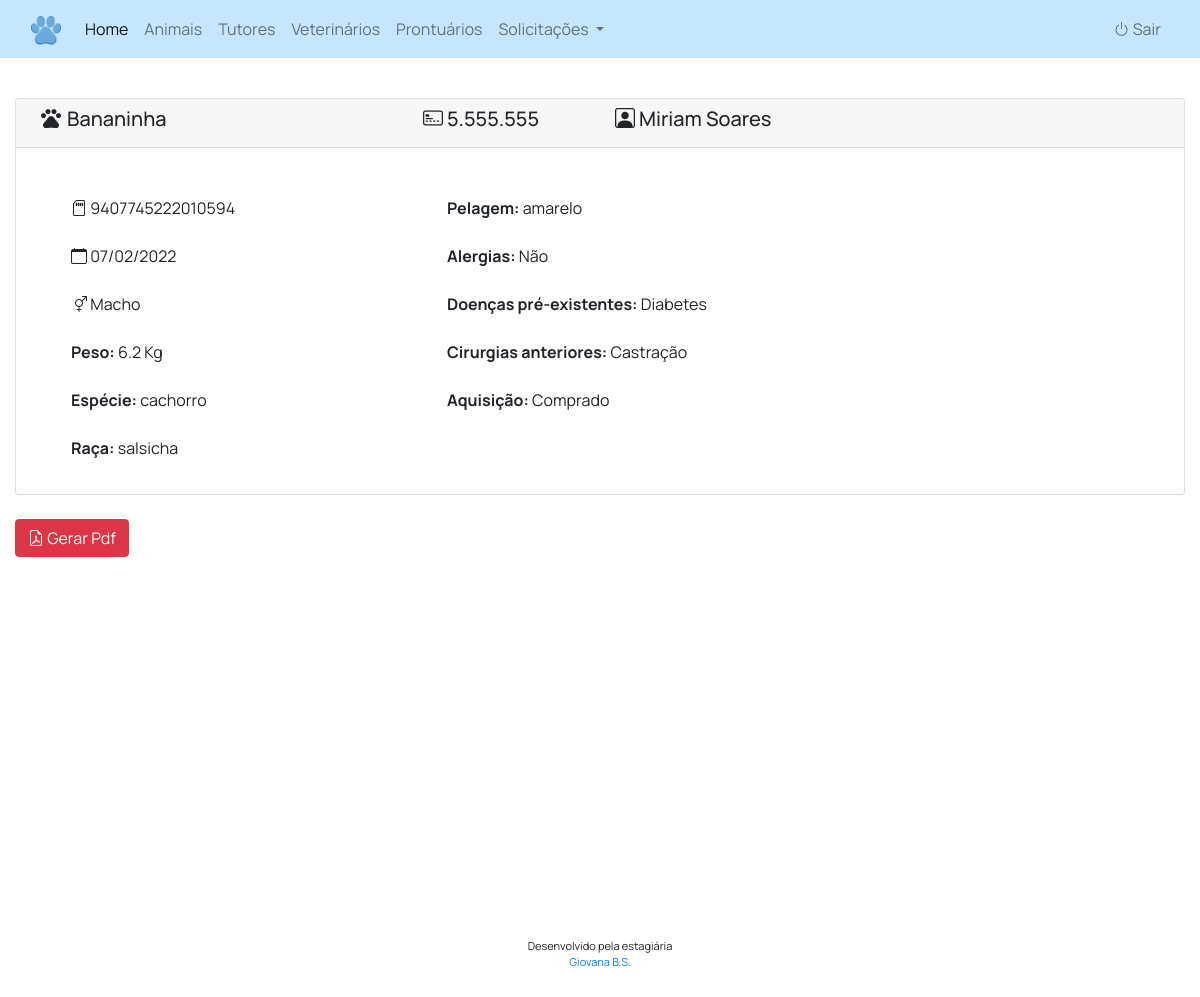
The page /index.php?controle=animalController&metodo=buscar_animal&id=59 (signed in) on the database its author committed.
### tables this page shows
CREATE TABLE `animais` (
  `id_animal` int NOT NULL AUTO_INCREMENT,
  `rga` varchar(45) DEFAULT NULL,
  `chip` varchar(45) DEFAULT NULL,
  `nome` varchar(45) NOT NULL,
  `datan` date DEFAULT NULL,
  `sexo` varchar(10) DEFAULT NULL,
  `alergias` varchar(200) DEFAULT NULL,
  `doencas` varchar(400) DEFAULT NULL,
  `cirurgias` varchar(300) DEFAULT NULL,
  `peso` varchar(6) DEFAULT NULL,
  `especie` varchar(45) NOT NULL,
  `raca` varchar(45) NOT NULL,
  `pelagem` varchar(45) NOT NULL,
  `aquisicao` varchar(45) DEFAULT NULL,
  `id_tutor` int DEFAULT NULL,
  `statusan` varchar(45) DEFAULT NULL,
  PRIMARY KEY (`id_animal`),
  KEY `fk_id_tutor` (`id_tutor`),
  CONSTRAINT `fk_id_tutor` FOREIGN KEY (`id_tutor`) REFERENCES `tutores` (`id_tutor`)
);

CREATE TABLE `tutores` (
  `id_tutor` int NOT NULL AUTO_INCREMENT,
  `nome` varchar(70) NOT NULL,
  `sobrenome` varchar(70) NOT NULL,
  `rg` varchar(12) DEFAULT NULL,
  `cpf` varchar(14) DEFAULT NULL,
  `cep` varchar(10) DEFAULT NULL,
  `logradouro` varchar(100) DEFAULT NULL,
  `numero` varchar(10) DEFAULT NULL,
  `bairro` varchar(45) DEFAULT NULL,
  `telefone1` varchar(20) NOT NULL,
  `telefone2` varchar(20) DEFAULT NULL,
  PRIMARY KEY (`id_tutor`)
);

### src/Models/Conexao.php (called while the page is built, shortened)
<?php
    abstract class Conexao
    {
        public function __construct(protected $db = null)
        {
            $parametros = "mysql:host=localhost;dbname=sistema-vet;charset=utf8mb4";
            try
            {
                $this->db = new PDO($parametros, "root", "Awdg075t-oP");
            }
            catch(PDOException $e)
            {
                echo $e->getCode();
				echo $e->getMessage();
				echo "Problema na abertura de conexão com o banco de dados";
            }
        }
    }

### src/DAOs/animalDAO.php (called while the page is built, shortened)
<?php
    class animalDAO extends Conexao
    {
        public function buscar_animal($animal)
        {
            $sql = "SELECT animais.*,
                           tutores.nome AS nome_tutor,
                           tutores.sobrenome
                    FROM animais
                    JOIN tutores ON animais.id_tutor = tutores.id_tutor
                    WHERE animais.id_animal = ?";
            try
            {
                $stm = $this->db->prepare($sql);
                $stm->bindValue(1, $animal->getId());
                $stm->execute();
                return $stm->fetchAll(PDO::FETCH_OBJ);
            }
            catch(PDOException $e)
            {
                echo "Problema ao buscar animal: " . $e->getMessage();
                return null;
            }
        }
    }

### src/Models/Animal.php (called while the page is built, shortened)
<?php
    class Animal
    {
        public function getId()
        {
            return $this->id_animal;
        }
    }

### Views/animal/perfil-animal.php (the view, shortened to what this page needs)
<?php require_once ROOT_PATH . '/views/cabecalho.php'; ?>
<div class="content">
    <div class="container">
        <div class="card">
            <?php if (is_array($retorno) || is_object($retorno)): ?>
                <?php foreach($retorno as $dado): ?>
                    <div class="card-header mb-3 row card-header-prontuario">
                        <h5 class="col-md-4">
                            <span class="material-symbols-outlined" style="vertical-align: middle; margin-top: -5px;">pets</span>
                            <?= $dado->nome ?>
                        </h5>
                        <h5 class="col-md-2">
                            <i class="bi bi-credit-card-2-front"></i>
                            <?= $dado->rga ?>
                        </h5>
                        <h5 class="col-md-4">
                            <i class="bi bi-person-square"></i>
                            <?= $dado->nome_tutor ?>&nbsp;<?= $dado->sobrenome ?>
                        </h5>
                    </div>
                    <div class="card-body">
                        <ul class="list-group list-group-flush">
                            <div class="mb-3 row">
                                <div class="col-md-4">
                                    <li class="list-group-item">
                                        <i class="bi bi-sd-card"></i>
                                        <?= $dado->chip ?>
                                    </li>
                                    <li class="list-group-item">
                                        <i class="bi bi-calendar"></i>
                                        <?php
                                            $date = new DateTime($dado->datan);
                                            echo $date->format('d/m/Y');
                                        ?>
                                    </li>
                                    <li class="list-group-item">
                                        <i class="bi bi-gender-ambiguous"></i>
                                        <?= $dado->sexo ?>
                                    </li>
                                    <li class="list-group-item">
                                        <strong>Peso: </strong>
                                        <?= $dado->peso ?>
                                        Kg
                                    </li>
                                    <li class="list-group-item">
                                        <strong>Espécie: </strong>
                                        <?= $dado->especie ?>
                                    </li>
                                    <li class="list-group-item">
                                        <strong>Raça: </strong>
                                        <?= $dado->raca ?>
                                    </li>
                                </div>
                                <div class="col-md-4">
                                    <li class="list-group-item">
                                        <strong>Pelagem: </strong>
                                        <?= $dado->pelagem ?>
                                    </li>
                                    <li class="list-group-item">
                                        <strong>Alergias: </strong>
                                        <?= $dado->alergias ?>
                                    </li>
                                    <li class="list-group-item">
                                        <strong>Doenças pré-existentes:  </strong>
                                        <?= $dado->doencas ?>
                                    </li>
                                    <li class="list-group-item">
                                        <strong>Cirurgias anteriores: </strong>
                                        <?= $dado->cirurgias ?>
                                    </li>
                                    <li class="list-group-item">
                                        <strong>Aquisição: </strong>
                                        <?= $dado->aquisicao ?>
                                    </li>
                                </div>
                            </div>
                        </ul>
                    </div>
                </div>
                    <br>
                    <div>
                        <a class="btn btn-danger" target="_blank" href="index.php?controle=animalController&metodo=gerar_pdf&id=<?= $dado->id_animal ?>" role="button">
                            <i class="bi bi-file-earmark-pdf"></i>
                            Gerar Pdf
                        </a>
                    </div>
                <?php endforeach; ?>
            <?php else: ?>
                <tr><td colspan='4'>Animal não encontrado</td></tr>
            <?php endif; ?>
        <br>
    </div>
</div>

### src/styles/style.css (style rules this page uses)
body { font-family: "Manrope", sans-serif; font-weight: 400; height: 100%; }
.card-body { padding-bottom: 0.4em; }
.container { display: flex; flex-direction: column; min-height: 100vh; max-width: 1400px; }
.card-header-prontuario { padding: 0.5em; }
.row { margin-right: 0; margin-left: 0; }
.list-group-item { border: none; }
.creditos { margin: 40px 0px; text-align: center; font-size: 11px; }
.footer { position: relative; bottom: 0; width: 100%; text-align: center; }

### rows shown on the page
animais: nome "Bananinha", rga "5.555.555", id_tutor.nome "Miriam", id_tutor.sobrenome "Soares", chip "9407745222010594", datan "07/02/2022", sexo "Macho", peso "6.2", especie "cachorro", raca "salsicha", pelagem "amarelo", alergias "Não", doencas "Diabetes", cirurgias "Castração", aquisicao "Comprado"
